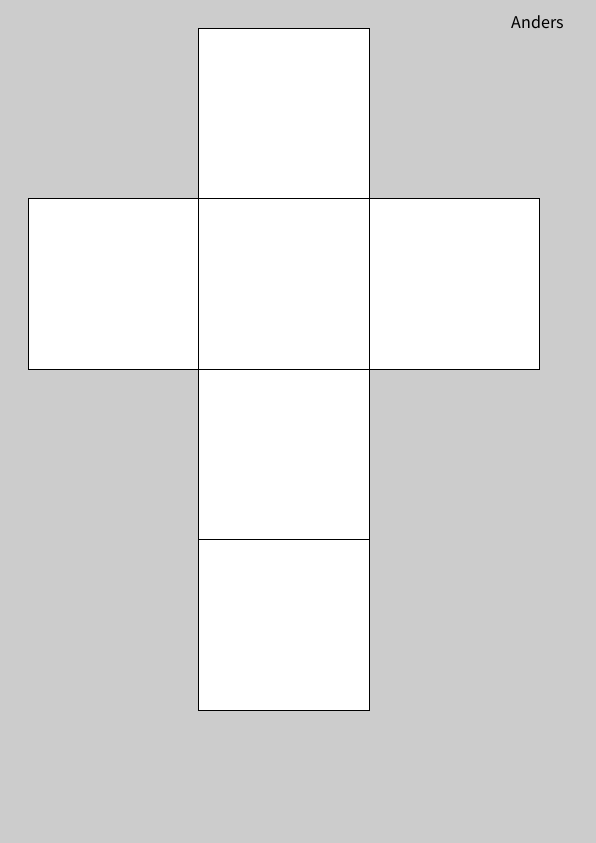
Frame 1 (no input)
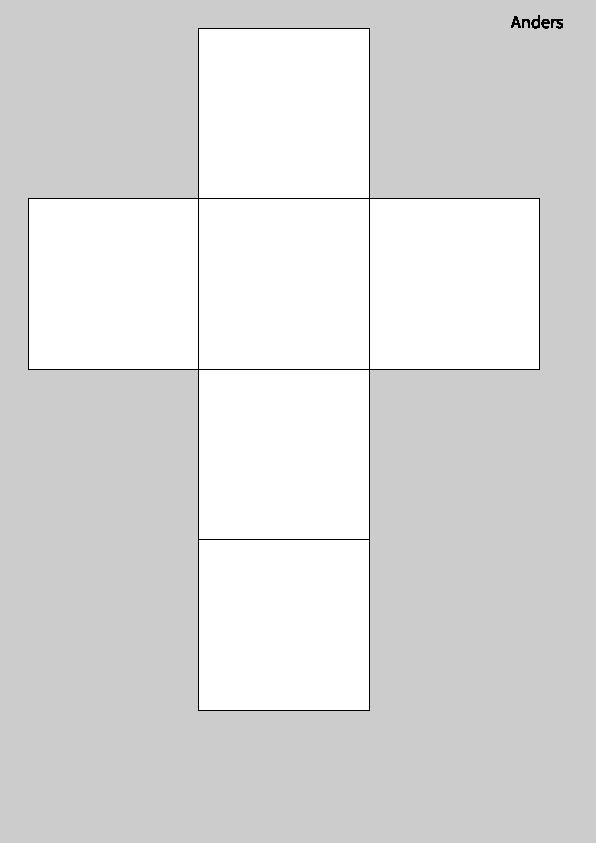
Frame 60 (the mouse pressed at the canvas centre just before this capture)
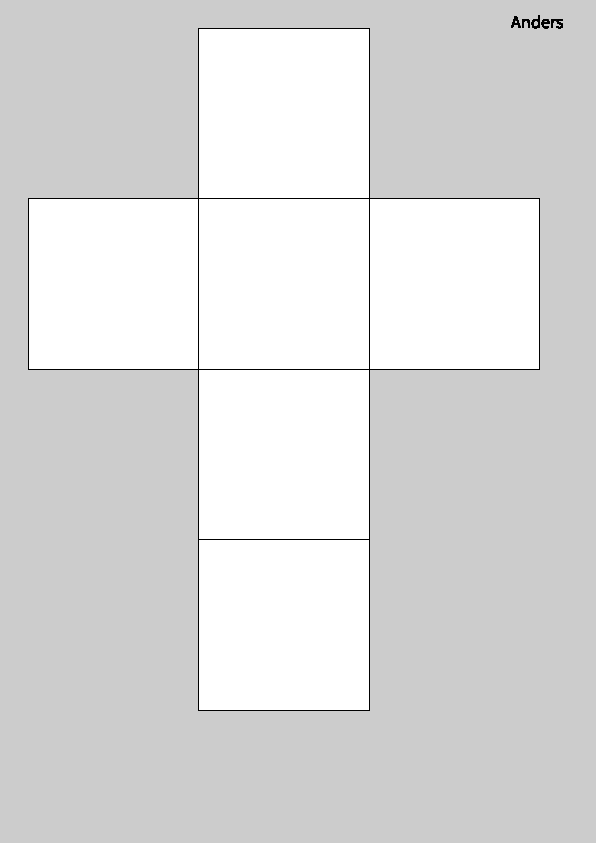
Frame 120 (the mouse held since frame 60 and released just before this capture)

The Processing sketch that drew these frames (run headless with seeded random() and noise(); from frame 60 on, the mouse is pressed at the canvas centre):

// Processing sketch: sketch_oppgave3_terning2
// ── sketch_oppgave3_terning2.pde
void makeA4(String name)
{
  float sfactor = 28.4; // pixels per centimeter
  scale(sfactor,sfactor);
  strokeWeight(1/sfactor);
  textSize(18/sfactor);
  fill(0);
  textAlign(RIGHT);
  text(name,20,1);
  textAlign(LEFT);
  fill(255);
}

void draw()
{
  makeA4("Anders");
  translate(1,1);
  drawDice(220/6); // Tallet må deles på 6, siden det er 6 rektangler i en terning.
}

void setup()
{
  size(596,843);
  frameRate(30);
}

void drawDice(float o)
{
  
  float side = sqrt(o);
  translate(side,0);
  rect(0,0,side,side);
  translate(-side,side);
  rect(0,0,side,side);
  translate(side,0);
  rect(0,0,side,side);
  translate(side,0);
  rect(0,0,side,side);
  translate(-side,side);
  rect(0,0,side,side);
  translate(0,side);
  rect(0,0,side,side);
}
